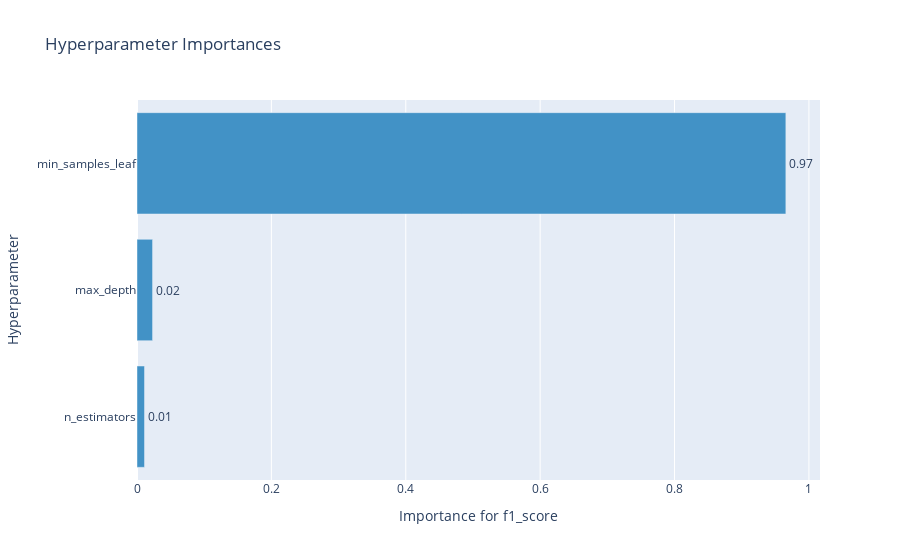

Notebook code for this chart:
### Code cell
optuna.visualization.plot_param_importances(study, target_name="f1_score")

### Figure 1 — Plotly figure (JSON) as saved in the notebook; plotly's stock layout.template omitted (floating-point values rounded to 4 significant figures)
{"data": [{"cliponaxis": false, "hovertemplate": ["n_estimators (IntUniformDistribution): 0.011183221763800657<extra></extra>", "max_depth (IntUniformDistribution): 0.023152166592895283<extra></extra>", "min_samples_leaf (IntUniformDistribution): 0.965664611643304<extra></extra>"], "marker": {"color": "rgb(66,146,198)"}, "orientation": "h", "text": ["0.011183221763800657", "0.023152166592895283", "0.965664611643304"], "textposition": "outside", "texttemplate": "%{text:.2f}", "type": "bar", "x": [0.01118, 0.02315, 0.9657], "y": ["n_estimators", "max_depth", "min_samples_leaf"]}], "layout": {"showlegend": false, "title": {"text": "Hyperparameter Importances"}, "xaxis": {"title": {"text": "Importance for f1_score"}}, "yaxis": {"title": {"text": "Hyperparameter"}}}}
